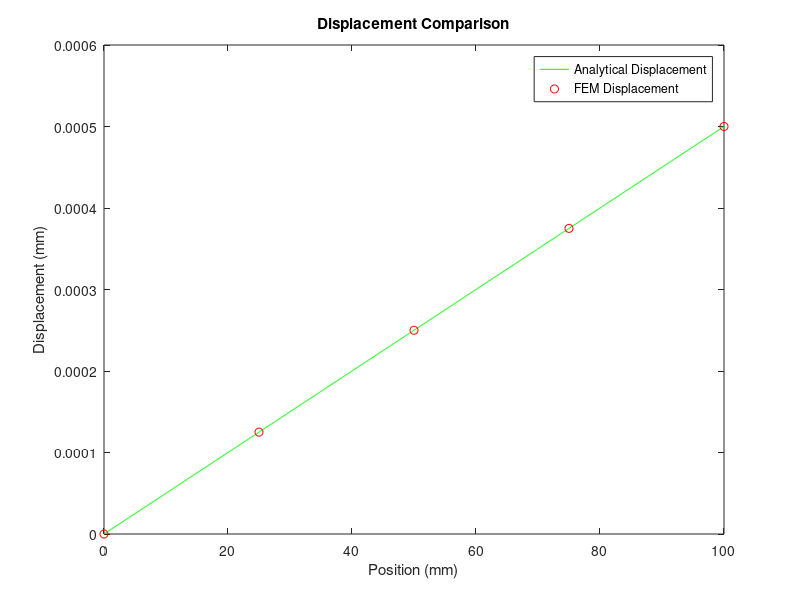
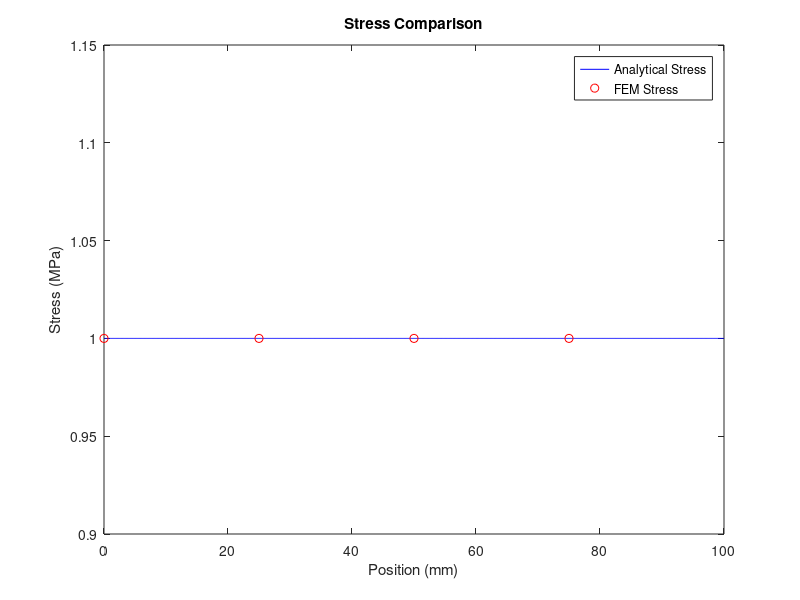

Reproduce these figures in MATLAB, in order.
clear all 
clc

%% Finite element code for 1D bar with linear displacement interpolation

L = 100;   % in mm
S = 10;    % mm^2
Fd = 10;   % force in newton 
E = 2e5;   % young's module in MPa

% for the finite element method
n = 4;    % IMPORTANT n = number of elements for FEM -> n+1 nodes

x = linspace(0, L, 1000); %define a discretized domain for x

u_x = @(x) (Fd/(E*S))*x ; %define the analytical solution in displacement 

stress_xx = Fd/S * ones(1000, 1); %define the analytical solution in stress

figure(1) 
plot(x, u_x(x), 'g-' )
hold on

figure(2)
plot(x, stress_xx, 'b-')
hold on

F = zeros(n+1, 1); % initialisation of the shape of the force vector
F(n+1) = Fd;       % external force applied to the last node 

x = 0:100/n:100;   % redefine x domain: 

node = [1:n        % matrix of n column vectors, each of which has the 
        2:n+1];    % corresponds to an element an its constitutive nodes  
                   % es: first elem is [ 1 2 ]^T of node 1 and 2

K = zeros(n+1);    % initialize the global stiffness matrix

for e=1:n          % for each element 

    le = x(node(2, e)) - x(node(1,e))    % element lenght x2-x1
    ke = E*S/le * (eye(2) - flip(eye(2)))% local stiffness matrix
    % assemble the global stiffness matrix with local contribution of ke
    K(node(1, e), node(1,e)) =  K(node(1, e), node(1,e)) + ke(1,1);
    K(node(1, e), node(2,e)) =  K(node(1, e), node(2,e)) + ke(1,2);
    K(node(2, e), node(1,e)) =  K(node(2, e), node(1,e)) + ke(2,1);
    K(node(2, e), node(2,e)) =  K(node(2, e), node(2,e)) + ke(2,2);

end
K

u_1 = 0; % boundary conditions

% linear system resolutive method 1 from notes of TP1
F_1 = F(2:n+1);        
K_1 = K(2:n+1, 2:n+1); % elimination of first row/first column

u_int = K_1\F_1;       % to solve a linear system K*u=f we can multiply 
                       % by the inverse of K on both sides
                       % so we have now u=K^-1*f, the backslash is used in
                       % matlab to solve linear systems and is placed with 
                       % a similar logic as the inverse of a matrix  

u_tot = [u_1           % full displacement solution
         u_int];

stress = zeros(n, 1);
for e=1:n
   le = (x(node(2, e)) - x(node(1,e)));
   % stress formula for 1D axially loaded bar
   % the ' symbol after a vector means transposed
   stress(e) = E/le*[ -1 1 ]*[ u_tot(node(1, e)) u_tot(node(2, e))]';

end


figure(1)
plot(x, u_tot, 'ro')

legend('Analytical Displacement', 'FEM Displacement' );
xlabel('Position (mm)');
ylabel('Displacement (mm)');
title('Displacement Comparison');

figure(2)
plot(x(1:n), stress, 'ro')
legend('Analytical Stress', 'FEM Stress');
xlabel('Position (mm)');
ylabel('Stress (MPa)');
title('Stress Comparison');


